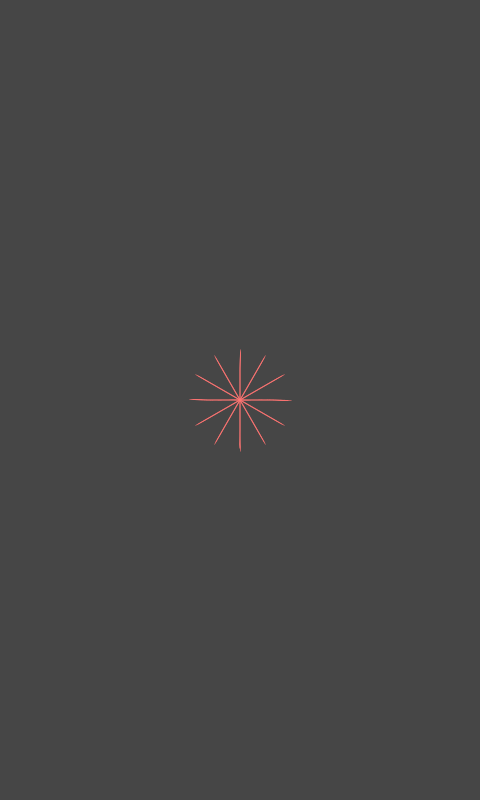
Frame 1 (no input)
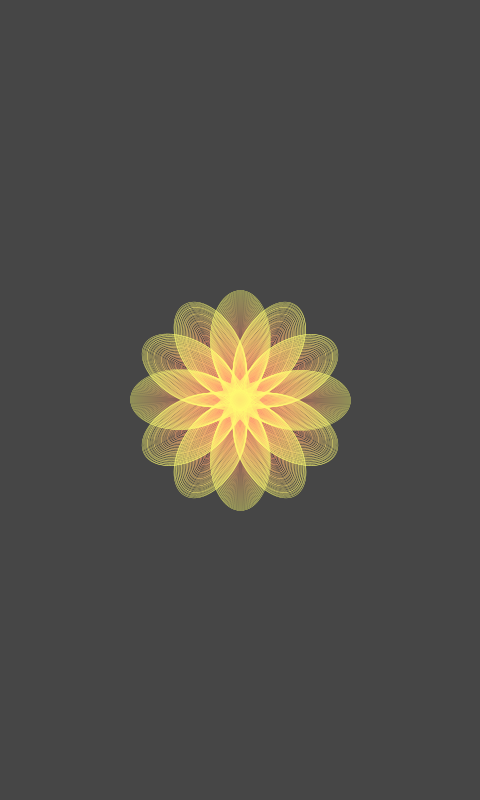
Frame 60 (the mouse pressed at the canvas centre just before this capture)
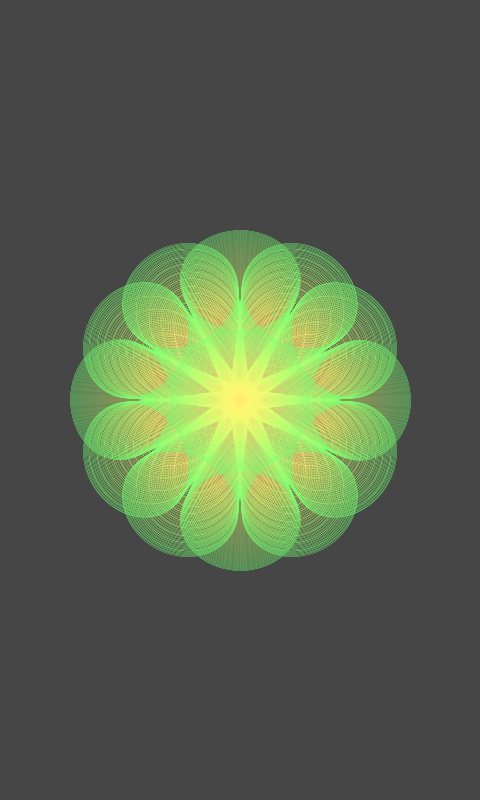
Frame 120 (the mouse held since frame 60 and released just before this capture)

The Processing sketch that drew these frames (run headless with seeded random() and noise(); from frame 60 on, the mouse is pressed at the canvas centre):

// Processing sketch: processing_120960
// ── processing_120960.pde

int rad;
void setup(){
  size(480, 800);
  colorMode(HSB, 360);
  background(100);
  smooth();
  noFill();
}
 
 void draw(){
  translate(240, 400);
  if(rad < 360){
  rad++;
  } else{
    rad = 0;
  }
  for (int deg = 0; deg <360; deg+=30) {
    pushMatrix(); 
      rotate(radians(deg));
      translate(0, rad);
      
      stroke(rad, 200, 360);
      strokeWeight(0.4);
      ellipse(0, 0, rad, 100);
    popMatrix();
  }
}
